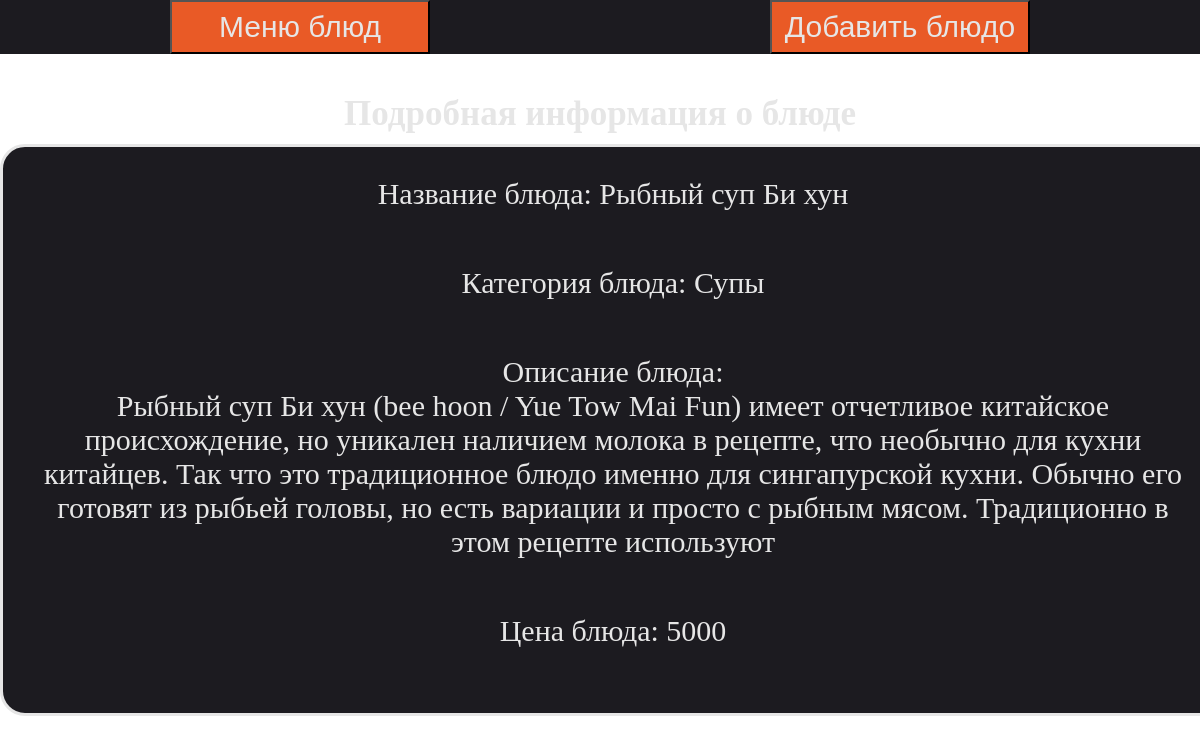
Screenshot of /info/dish/3 with the database file from the repository.
### menu/models.py (models this page shows, shortened)
class Dish(models.Model):
    name = models.CharField(max_length=80)
    category = models.OneToOneField(Category, on_delete=models.CASCADE)
    description = models.TextField()
    price = models.PositiveIntegerField()

class Category(models.Model):
    title = models.CharField(max_length=100)
    def __str__(self):
        return f"{self.title}"

### menu/views.py (the view)
# urls.py: path('info/dish/<int:pk>', DetailDishView.as_view(), name='info_dish'),
class DetailDishView(DetailView):
    model = Dish
    template_name = 'info_dish.html'
    context_object_name = 'dish'

### templates/info_dish.html (shortened to what this page needs)
<!DOCTYPE html>
<html lang="en">
<head>
</head>
<body>
    <div class="header">
        <a href="{% url 'main_page' %}"><button type="button" class="btn_h">Меню блюд</button></a>
        <a href="{% url 'add_dish' %}"><button type="button" class="btn_h">Добавить блюдо</button></a>
    </div>
    <h1 style="font-size: 35px;
    margin-bottom: 10px;
    color: rgb(230, 230, 230);">Подробная информация о блюде</h1>
    <div class="block">
        <p class="tag">Название блюда: {{ dish.name }}</p>
        <p class="tag">Категория блюда: {{ dish.category }}</p>
        <p class="tag">Описание блюда:<br> {{ dish.description }}</p>
        <p class="tag">Цена блюда: {{ dish.price }}</p>
    </div>
</body>
</html>

### templates/info_dish.html (style rules this page uses)
* { margin: 0; text-align: center; font-size: 30px; }
body { background-image: url('https://top-fon.com/uploads/posts/2023-02/1675240327_top-fon-com-p-fon-dlya-prezentatsii-kafe-205.jpg'); background-repeat: no-repeat; background-size: cover; }
.header { margin: auto; display: grid; grid-template-columns: repeat(2, 1fr); background-color: rgb(28, 27, 32); margin-bottom: 40px; }
.btn_h { padding: 8px; width: 260px; background-color: rgb(233, 90, 38); color: rgb(230, 230, 230); }
.block { margin: auto; border: 3px solid; border-radius: 25px; width: 1200px; padding: 10px; background-color: rgb(28, 27, 32); color: rgb(230, 230, 230); }
.tag { margin: 20px; margin-bottom: 55px; }

### rows the page displays
Dish: name "Рыбный суп Би хун", category "Супы", description "Рыбный суп Би хун (bee hoon / Yue Tow Mai Fun) имеет отчетливое китайское происхождение, но уникален наличием молока в рецепте, что необычно для кухни китайцев. Так что это традиционное блюдо именно для сингапурской кухни. Обычно его готовят из рыбьей головы, но есть вариации и просто с рыбным мясом. Традиционно в этом рецепте используют", price "5000"
